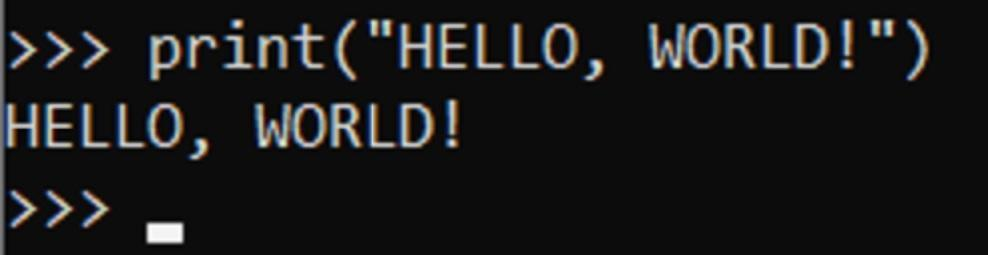
%> input picture draft/hello_world.jpg, 988 x 255 px
$ octave --eval "result = ostu('hello_world.jpg');"   (GNU Octave 9; MATLAB toolbox functions it lacks are replaced by stand-ins)
%> lines starting %> are read from the running program, lines starting %| are printed output that depends on the picture; in (x1, y1, x2, y2) boxes, pixels count from 0 and x2, y2 are one past the last pixel; in counts of white or black regions, pixels touching at a corner belong together; the program's own positions count from 1
function binary_image = ostu(filepath)
%> called with filepath = 'hello_world.jpg'
A=imread(filepath);
%> A is the input picture: size 255x988x3 uint8; mean R, G, B 26.3, 26.1, 26.3
A=rgb2gray(A);
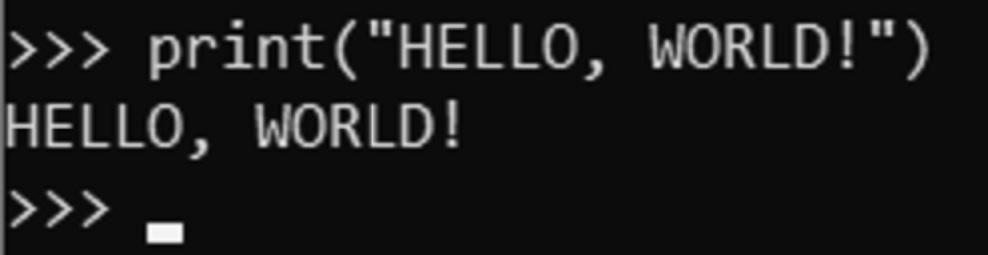
%> A: size 255x988 uint8; min 0, max 255, mean 26.2
level = graythresh(A);
%> level = 0.314
BW = imbinarize(A,level);
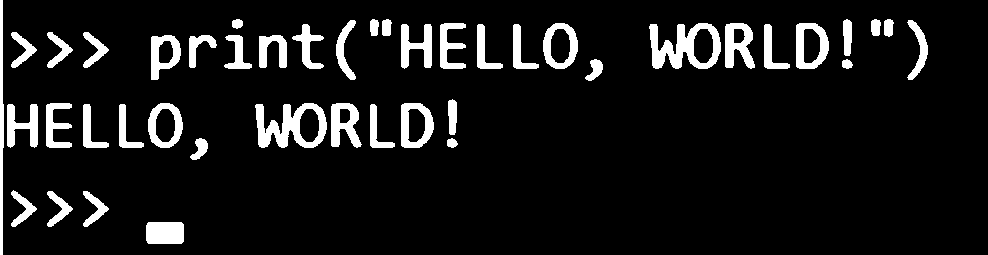
%> BW: size 255x988 logical; 9.2% white; 44 white regions, largest, box (x1, y1, x2, y2) and area: (649, 23, 721, 69) 1745, (255, 103, 327, 148) 1697, (725, 23, 755, 69) 864
binary_image=BW;
imshow(binary_image);
end
